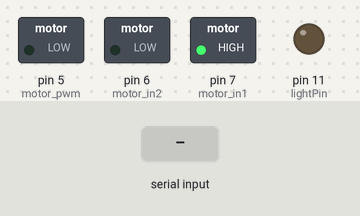
Bench run of a sketch on a simulated Arduino Mega 2560, built with avr-gcc and run on an emulated ATmega2560. Shown: switched loads named in the sketch (green lamp = pin HIGH), output pins drawn as LEDs (lit = HIGH). The inputs (shaded band) are chosen by the test bench.

Above: at 1.2 s.
1.3 s: "90,45\n" received over the second serial link
At 3.3 s:
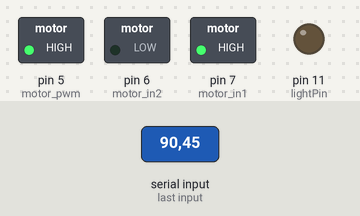
Timing chart, 0 to 4.8 s (numbered marks = the images above; inputs shaded):
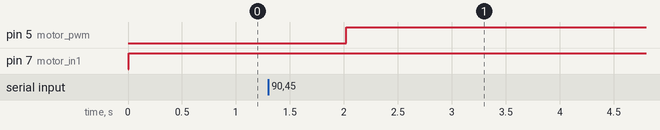

Measured:
- after the input at 1.3 s, pin 5 (motor_pwm): LOW → HIGH after 0.72 s

The sketch:

arduino.ino
```cpp
#define lightPin 11
#define motor_in1 7
#define motor_in2 6
#define motor_pwm 5
#include <SoftwareSerial.h>
#include <ArduinoJson.h>
StaticJsonDocument<200> create_json();
byte bytes[4];
double ref_temp;
double ref_humidity;
double ref_soil;
double ref_light;

void temp_control(double ref_temp,double real_temp){
  int pwmVal;
  double error = ref_temp - real_temp;
  if(error >0){
    pwmVal = 0;
  }else{
    pwmVal = map(-error,0,10,0,255);
  }
  digitalWrite(motor_in1,1);
  digitalWrite(motor_in2,0);
  analogWrite(motor_pwm,pwmVal);
}

void encode_data(double d,byte* readyToSend){
  long Max = 1000000;
  long y= Max/2;
  double gain = 100;
  long number = 0;
  number = d * 100;

}
double decode_data(byte* bs){
  long Max = 1000000;
  long y= Max/2;
  double gain = 100;
  long number = 0;
  double result =0;
  for(int i=0;i<4;i++){
    number += pow(256,i) * int(bs[i]);
  }
  if(number > y){
    number = -(Max - number) ;
  }
  result = number / gain;
  return result;
}
void setup() {
 pinMode(lightPin,OUTPUT);
 pinMode(motor_in1,OUTPUT);
 pinMode(motor_in2,OUTPUT);
 pinMode(motor_pwm,OUTPUT);
 Serial.begin(9600);
 Serial1.begin(9600);
 Serial2.begin(9600);
 Serial3.begin(9600);
 while (!Serial1) continue;
 while (!Serial2) continue;
 while (!Serial3) continue;
 while(!Serial) continue;
}

byte control_light(double ref,double real_light){
  double error = ref - real_light;
  if(error < 0){
    return 0;
  }
  byte pwm = map(error,0,10,0,255);
  return pwm;
}

double temperature_data;
double soil_data;
double light_data;
double humidity_data;
void loop() {
   //to get real data from Matlab
   receive_from_matlab();
   //jsonify and send to RPI and Server
   StaticJsonDocument<200> doc = create_json();
   serializeJson(doc,Serial2);
   Serial2.println();
   //to get references from RPI
   receive_from_rpi();
   //for control
   byte light_pwm = control_light(ref_light,light_data);
   analogWrite(lightPin,light_pwm);
   temp_control(ref_temp,temperature_data);

   //updating after a Delay
   delay(1000);
}
void receive_from_matlab(){
     if(Serial1.available()>0)
     {
      Serial1.readBytes(bytes,4);
      temperature_data = decode_data(bytes);
     }
   if(Serial3.available()>0)
     {
      Serial3.readBytes(bytes,4);
      light_data = decode_data(bytes);
     }
   if(Serial.available()>0)
     {
      Serial.readBytes(bytes,4);
      soil_data = decode_data(bytes);
     }
}
StaticJsonDocument<200> create_json(){
   StaticJsonDocument<200> doc;
   JsonArray ja_soil = doc.createNestedArray("Soil");
   JsonArray ja_humid = doc.createNestedArray("Humidity");
   JsonArray ja_temp = doc.createNestedArray("Temperature");
   JsonArray ja_ligh = doc.createNestedArray("Light");
   ja_soil.add(soil_data);
   ja_humid.add(humidity_data);
   ja_temp.add(temperature_data);
   ja_ligh.add(light_data);
   return doc;
}


char identifier;
int type;
double result;
void receive_from_rpi(){
  while(Serial2.available())
  {
    identifier =Serial2.read();
    if(identifier == 'S')
      type = 1;
    if(identifier == 'H')
      type = 2;
    if(identifier == 'T')
      type = 3;
    if(identifier == 'L')
      type = 4;
    if(identifier == '[')
    {

      result = get_value();
      if(type == 1)
        ref_soil = result;
      else if(type == 2)
        ref_humidity = result;
      else if(type == 3)
        ref_temp = result;
      else if(type == 4)
        ref_light = result;
    }
  }
    Serial1.println(ref_light);
    Serial1.println(ref_soil);
    Serial1.println(ref_temp);
    Serial1.println(ref_humidity);
}

double get_value()
{
  int num;
  double sum = 0;
  num = Serial2.read();
  while(num > 47 && num < 58)
  {
    sum = (sum * 10) + (num - 48);
    num = Serial2.read();
  }
  return sum/100;
}
```
